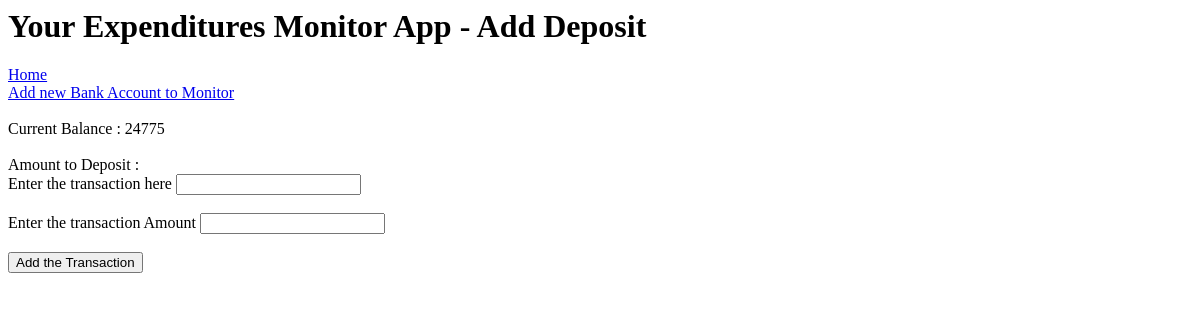
The page /deposit/1 on the database as committed earlier.
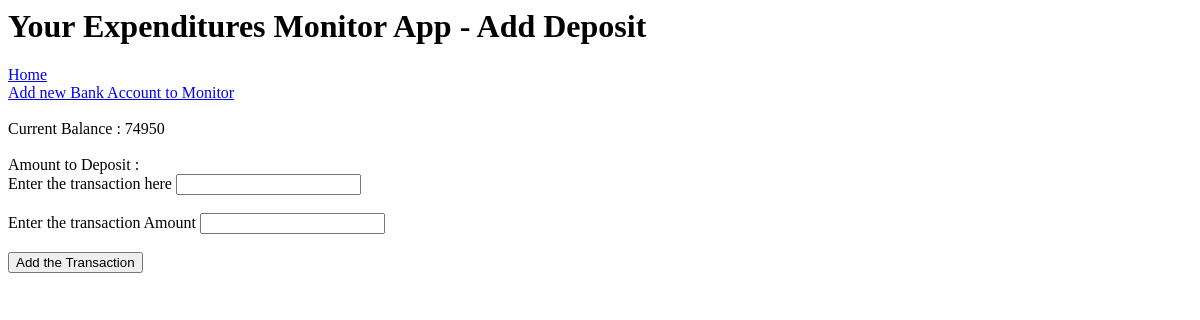
The same page on the database as committed later.
### application/models.py (models this page shows)
class Accounts(db.Model):
    id = db.Column(db.Integer, primary_key=True)
    balance = db.Column(db.Integer)
    account_name = db.Column(db.String(30), nullable=False)
    cust_name = db.Column(db.String(30), nullable=False)
    transactions = db.relationship('Transaction', backref='accounts' , lazy='dynamic')

### application/routes.py (the view, shortened to what this page needs)
@app.route('/deposit/<int:account_id>',  methods=['GET','POST'])
def deposit(account_id):
    form = TransactionForm()
    account = Accounts.query.filter_by(id=account_id).first()
    return render_template("deposit.html", form=form, title="Add Deposit" , account=account)

### application/forms.py
class TransactionForm(FlaskForm):
    transaction = StringField('Enter the transaction here' , validators=[DataRequired()])
    transaction_amount = IntegerField('Enter the transaction Amount', validators=[DataRequired()])
    submit = SubmitField('Add the Transaction')

### application/templates/deposit.html (shortened to what this page needs)
{% extends "layout.html" %}
{% block body %}
<br><br>
Current Balance : {{ account.balance }}
<br><br>
Amount to Deposit :
<form action='' method='POST'>
    {{ form.transaction.label }} {{ form.transaction}} <br><br>
    {{ form.transaction_amount.label }} {{ form.transaction_amount }}<br><br>
    {{form.submit}}
</form>
{% endblock body %}

Rows that differ between the two databases and show on the page:
changed Accounts: balance "24775" → "74950"
